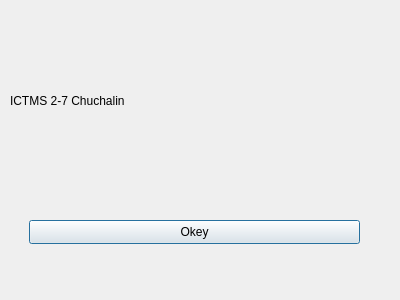
<?xml version="1.0" encoding="UTF-8"?>
<ui version="4.0">
 <class>about</class>
 <widget class="QDialog" name="about">
  <property name="geometry">
   <rect>
    <x>0</x>
    <y>0</y>
    <width>400</width>
    <height>300</height>
   </rect>
  </property>
  <property name="windowTitle">
   <string>Dialog</string>
  </property>
  <widget class="QPushButton" name="pushButton">
   <property name="geometry">
    <rect>
     <x>29</x>
     <y>220</y>
     <width>331</width>
     <height>24</height>
    </rect>
   </property>
   <property name="text">
    <string>Okey</string>
   </property>
  </widget>
  <widget class="QLabel" name="label">
   <property name="geometry">
    <rect>
     <x>10</x>
     <y>20</y>
     <width>371</width>
     <height>161</height>
    </rect>
   </property>
   <property name="text">
    <string>ICTMS 2-7 Chuchalin</string>
   </property>
  </widget>
 </widget>
 <resources/>
 <connections>
  <connection>
   <sender>pushButton</sender>
   <signal>clicked()</signal>
   <receiver>about</receiver>
   <slot>close()</slot>
   <hints>
    <hint type="sourcelabel">
     <x>194</x>
     <y>231</y>
    </hint>
    <hint type="destinationlabel">
     <x>199</x>
     <y>149</y>
    </hint>
   </hints>
  </connection>
 </connections>
</ui>
